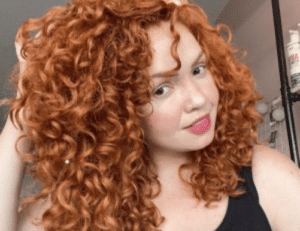
#> input picture Topico4/imgs/cabelo_ruivo.png, 300 x 231 px, found by its file name
$ python change_color_hair.py
#> lines starting #> are read from the running program, lines starting #| are printed output that depends on the picture
import cv2
import numpy as np

#carrega imagens

original_img = cv2.imread("Topico4\imgs\cabelo_ruivo.png")
#> original_img is the input picture: shape (231, 300, 3); mean B, G, R 83.6, 105.4, 151.5
mask_img = cv2.imread("Topico4\imgs\mask.png")
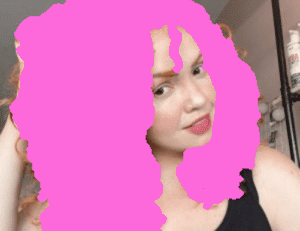
#> input picture Topico4/imgs/mask.png, 300 x 231 px, found by its file name
#> mask_img is the input picture: shape (231, 300, 3); mean B, G, R 182, 121.2, 217.7

final_img = cv2.addWeighted(original_img, 0.5, mask_img, 0.5, 0)
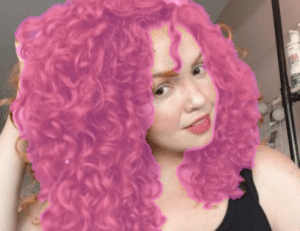
#> final_img: shape (231, 300, 3); mean B, G, R 132.7, 113.3, 184.6

cv2.imshow("Imagem original", original_img)
cv2.imshow("Mask", mask_img)

cv2.imshow("Imagem com mascara", final_img)

#espera uma tecla ser precionada
cv2.waitKey(0)
#fecha as janelas abertas
cv2.destroyAllWindows()
